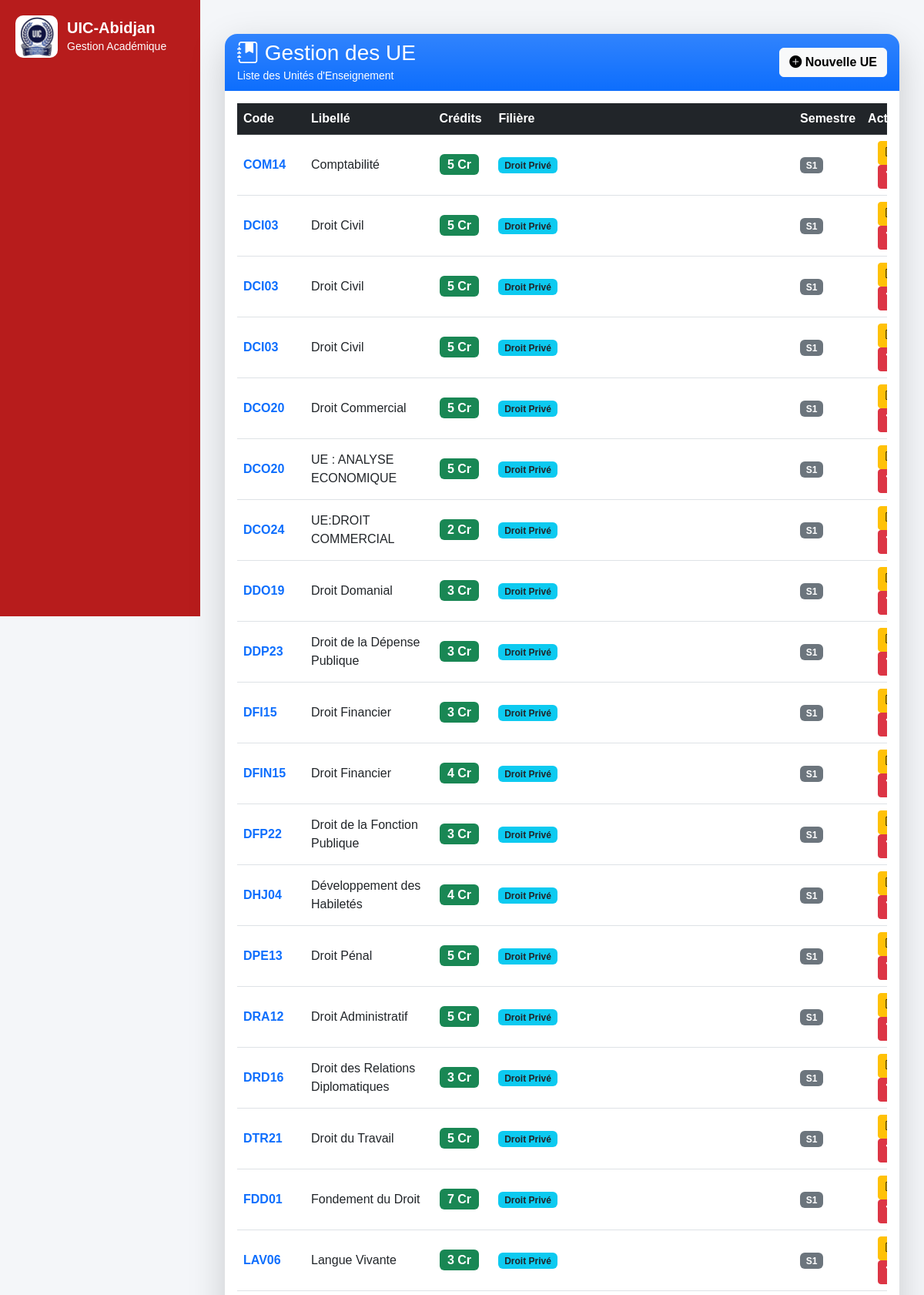
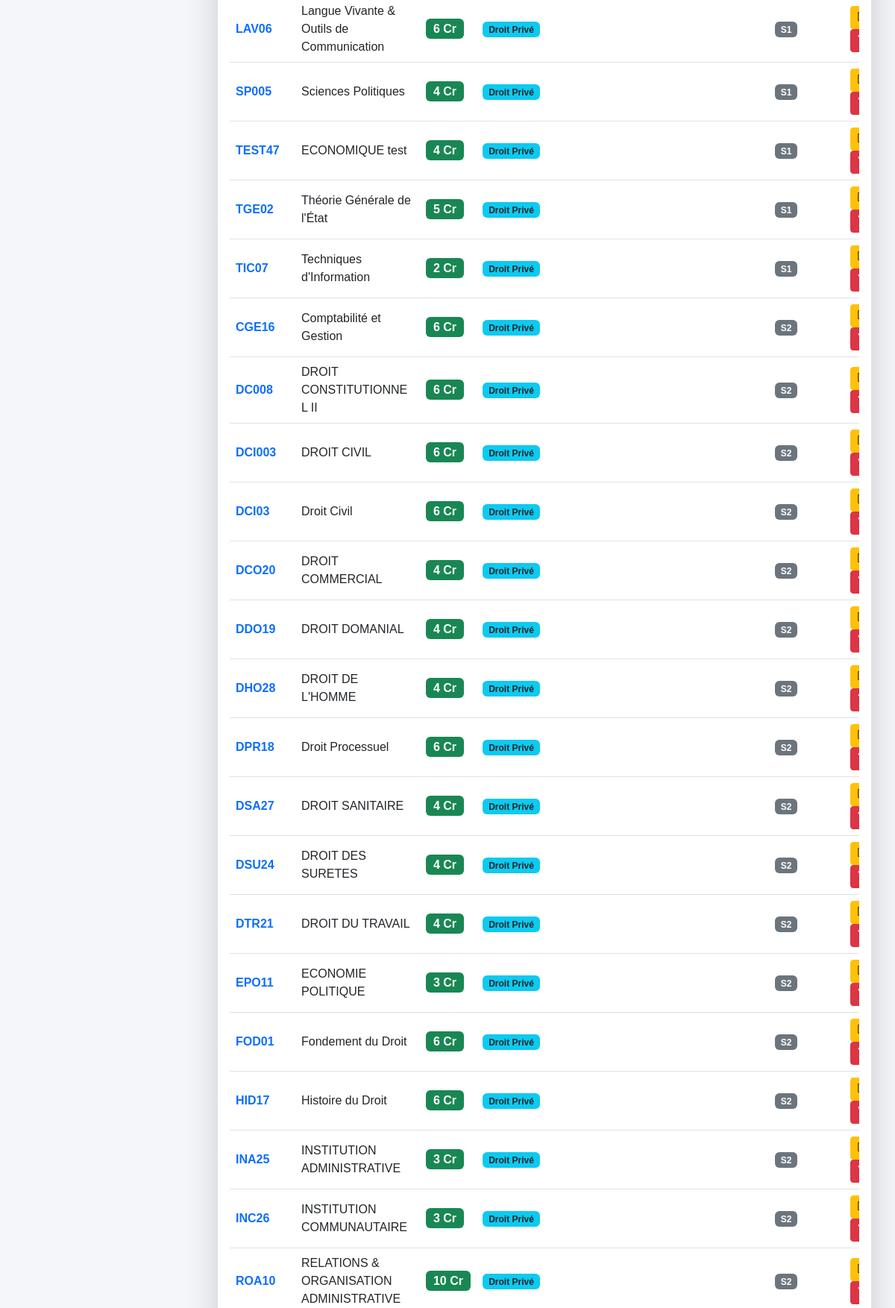
Page /lmd/ue/ (upper part) on the committed database (2 pictures, top to bottom).
### lmd/models.py (models this page shows, shortened)
class UE(models.Model):
    niveau = models.CharField(
    max_length=2,
    choices=[
        ("L1", "Licence 1"),
        ("L2", "Licence 2"),
        ("L3", "Licence 3"),
       ],
        default="L1"
     )
    SEMESTRE_CHOICES = (
        ("S1", "Semestre 1"),
        ("S2", "Semestre 2"),
        ("S3", "Semestre 3"),
        ("S4", "Semestre 4"),
        ("S5", "Semestre 5"),
        ("S6", "Semestre 6"),
    )
    session = models.CharField(
    max_length=1,
    choices=[
        ("1", "Session 1"),
        ("2", "Session 2 (Rattrapage)"),
     ],
     default="1"
     )
    code = models.CharField(
        max_length=20
    )
    libelle = models.CharField(
        max_length=200
    )
    credit = models.PositiveIntegerField(
        default=0
    )
    filiere = models.ForeignKey(
        "FiliereLMD",
        null=True,
        blank=True,
        on_delete=models.PROTECT,
        related_name="ues"
    )
    grande_unite = models.ForeignKey(
        "GrandeUnite",
        null=True,
        blank=True,
        on_delete=models.PROTECT,
        related_name="ues"
    )
    semestre = models.CharField(
        max_length=2,
        choices=SEMESTRE_CHOICES,
        default="S1"
    )
    ordre = models.PositiveIntegerField(default=1)
    class Meta:
        ordering = ["ordre"]

class FiliereLMD(models.Model):
    NIVEAUX = [
        ("L1-L2", "Licence Fondamentale"),
        ("L3", "Licence Professionnelle"),
        ("M1-M2", "Master"),
    ]
    code = models.CharField(
        max_length=20,
        unique=True
    )
    libelle = models.CharField(
        max_length=100
    )
    niveau_formation = models.CharField(
        max_length=10,
        choices=NIVEAUX,
        default="L1-L2"
    )

### lmd/views.py (the view)
# urls.py: path('ue/', views.ue_list, name='ue_list'),
def ue_list(request):
    ues = UE.objects.select_related(
        "filiere"
    ).order_by(
        "filiere__libelle",
        "semestre",
        "code"
    )
    return render(
        request,
        "lmd/ue/list.html",
        {
            "ues": ues
        }
    )

### lmd/templates/lmd/ue/list.html (shortened to what this page needs)
{% extends "base.html" %}
{% block content %}
<div class="container-fluid py-4">
    <div class="card border-0 shadow-lg rounded-4">
        <div class="card-header border-0 rounded-top-4 bg-primary bg-gradient text-white">
            <div class="d-flex justify-content-between align-items-center">
                <div>
                    <h3 class="mb-0">
                        <i class="bi bi-journal-bookmark-fill"></i>
                        Gestion des UE
                    </h3>
                    <small>Liste des Unités d'Enseignement</small>
                </div>
                <a href="{% url 'ue_add' %}"
                   class="btn btn-light fw-bold">
                    <i class="bi bi-plus-circle-fill"></i>
                    Nouvelle UE
                </a>
            </div>
        </div>
        <div class="card-body">
            <div class="table-responsive">
                <table class="table table-hover align-middle">
                    <thead class="table-dark">
                        <tr>
                            <th>Code</th>
                            <th>Libellé</th>
                            <th>Crédits</th>
                            <th>Filière</th>
                            <th>Semestre</th>
                            <th class="text-center">Actions</th>
                        </tr>
                    </thead>
                    <tbody>
                        {% for ue in ues %}
                        <tr>
                            <td>
                                <span class="fw-bold text-primary">
                                    {{ ue.code }}
                                </span>
                            </td>
                            <td>
                                {{ ue.libelle }}
                            </td>
                            <td>
                                <span class="badge bg-success fs-6">
                                    {{ ue.credit }} Cr
                                </span>
                            </td>
                            <td>
                                <span class="badge bg-info text-dark">
                                    {{ ue.filiere.libelle }}
                                </span>
                            </td>
                            <td>
                                <span class="badge bg-secondary">
                                    {{ ue.semestre }}
                                </span>
                            </td>
                            <td class="text-center">
                                <a href="{% url 'ue_edit' ue.id %}"
                                   class="btn btn-warning btn-sm">
                                    <i class="bi bi-pencil-square"></i>
                                </a>
                                <a href="{% url 'ue_delete' ue.id %}"
                                   class="btn btn-danger btn-sm">
                                    <i class="bi bi-trash-fill"></i>
                                </a>
                            </td>
                        </tr>
                        {% endfor %}
                    </tbody>
                </table>
            </div>
        </div>
    </div>
</div>
{% endblock %}

### core/templates/base.html (style rules this page uses)
body { margin: 0; font-family: Arial, sans-serif; background: #f4f6f9; }

### rows in the picture
UE: code "COM14", libelle "Comptabilité", credit "5", filiere.libelle "Droit Privé", semestre "S1"
UE: code "DCI03", libelle "Droit Civil", credit "5", filiere.libelle "Droit Privé", semestre "S1"
UE: code "DCI03", libelle "Droit Civil", credit "5", filiere.libelle "Droit Privé", semestre "S1"
UE: code "DCI03", libelle "Droit Civil", credit "5", filiere.libelle "Droit Privé", semestre "S1"
UE: code "DCO20", libelle "Droit Commercial", credit "5", filiere.libelle "Droit Privé", semestre "S1"
UE: code "DCO20", libelle "UE : ANALYSE ECONOMIQUE", credit "5", filiere.libelle "Droit Privé", semestre "S1"
UE: code "DCO24", libelle "UE:DROIT COMMERCIAL", credit "2", filiere.libelle "Droit Privé", semestre "S1"
UE: code "DDO19", libelle "Droit Domanial", credit "3", filiere.libelle "Droit Privé", semestre "S1"
UE: code "DDP23", libelle "Droit de la Dépense Publique", credit "3", filiere.libelle "Droit Privé", semestre "S1"
UE: code "DFI15", libelle "Droit Financier", credit "3", filiere.libelle "Droit Privé", semestre "S1"
UE: code "DFIN15", libelle "Droit Financier", credit "4", filiere.libelle "Droit Privé", semestre "S1"
UE: code "DFP22", libelle "Droit de la Fonction Publique", credit "3", filiere.libelle "Droit Privé", semestre "S1"
UE: code "DHJ04", libelle "Développement des Habiletés", credit "4", filiere.libelle "Droit Privé", semestre "S1"
UE: code "DPE13", libelle "Droit Pénal", credit "5", filiere.libelle "Droit Privé", semestre "S1"
UE: code "DRA12", libelle "Droit Administratif", credit "5", filiere.libelle "Droit Privé", semestre "S1"
UE: code "DRD16", libelle "Droit des Relations Diplomatiques", credit "3", filiere.libelle "Droit Privé", semestre "S1"
UE: code "DTR21", libelle "Droit du Travail", credit "5", filiere.libelle "Droit Privé", semestre "S1"
UE: code "FDD01", libelle "Fondement du Droit", credit "7", filiere.libelle "Droit Privé", semestre "S1"
UE: code "LAV06", libelle "Langue Vivante", credit "3", filiere.libelle "Droit Privé", semestre "S1"
UE: code "LAV06", libelle "Langue Vivante & Outils de Communication", credit "6", filiere.libelle "Droit Privé", semestre "S1"
UE: code "SP005", libelle "Sciences Politiques", credit "4", filiere.libelle "Droit Privé", semestre "S1"
UE: code "TEST47", libelle "ECONOMIQUE test", credit "4", filiere.libelle "Droit Privé", semestre "S1"
UE: code "TGE02", libelle "Théorie Générale de l'État", credit "5", filiere.libelle "Droit Privé", semestre "S1"
UE: code "TIC07", libelle "Techniques d'Information", credit "2", filiere.libelle "Droit Privé", semestre "S1"
UE: code "CGE16", libelle "Comptabilité et Gestion", credit "6", filiere.libelle "Droit Privé", semestre "S2"
UE: code "DC008", libelle "DROIT CONSTITUTIONNEL II", credit "6", filiere.libelle "Droit Privé", semestre "S2"
UE: code "DCI003", libelle "DROIT CIVIL", credit "6", filiere.libelle "Droit Privé", semestre "S2"
UE: code "DCI03", libelle "Droit Civil", credit "6", filiere.libelle "Droit Privé", semestre "S2"
UE: code "DCO20", libelle "DROIT COMMERCIAL", credit "4", filiere.libelle "Droit Privé", semestre "S2"
UE: code "DDO19", libelle "DROIT DOMANIAL", credit "4", filiere.libelle "Droit Privé", semestre "S2"
UE: code "DHO28", libelle "DROIT DE L'HOMME", credit "4", filiere.libelle "Droit Privé", semestre "S2"
UE: code "DPR18", libelle "Droit Processuel", credit "6", filiere.libelle "Droit Privé", semestre "S2"
UE: code "DSA27", libelle "DROIT SANITAIRE", credit "4", filiere.libelle "Droit Privé", semestre "S2"
UE: code "DSU24", libelle "DROIT DES SURETES", credit "4", filiere.libelle "Droit Privé", semestre "S2"
UE: code "DTR21", libelle "DROIT DU TRAVAIL", credit "4", filiere.libelle "Droit Privé", semestre "S2"
UE: code "EPO11", libelle "ECONOMIE POLITIQUE", credit "3", filiere.libelle "Droit Privé", semestre "S2"
UE: code "FOD01", libelle "Fondement du Droit", credit "6", filiere.libelle "Droit Privé", semestre "S2"
UE: code "HID17", libelle "Histoire du Droit", credit "6", filiere.libelle "Droit Privé", semestre "S2"
UE: code "INA25", libelle "INSTITUTION ADMINISTRATIVE", credit "3", filiere.libelle "Droit Privé", semestre "S2"
UE: code "INC26", libelle "INSTITUTION COMMUNAUTAIRE", credit "3", filiere.libelle "Droit Privé", semestre "S2"
UE: code "ROA10", libelle "RELATIONS & ORGANISATION ADMINISTRATIVE", credit "10", filiere.libelle "Droit Privé", semestre "S2"
